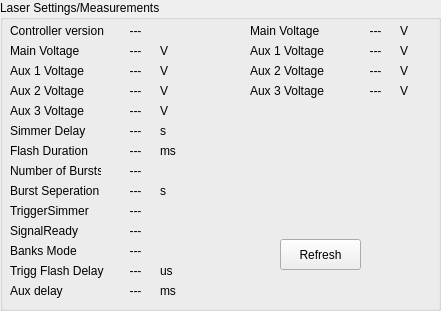
     <widget class="QGroupBox" name="LaserSettingsBox">
      <property name="geometry">
       <rect>
        <x>250</x>
        <y>20</y>
        <width>441</width>
        <height>311</height>
       </rect>
      </property>
      <property name="title">
       <string>Laser Settings/Measurements</string>
      </property>
      <property name="lineWidth" stdset="0">
       <number>2</number>
      </property>
      <widget class="QLabel" name="LStextlbl1">
       <property name="geometry">
        <rect>
         <x>10</x>
         <y>40</y>
         <width>150</width>
         <height>21</height>
        </rect>
       </property>
       <property name="text">
        <string>Main Voltage</string>
       </property>
       <property name="alignment">
        <set>Qt::AlignLeading|Qt::AlignLeft|Qt::AlignVCenter</set>
       </property>
       <property name="wordWrap">
        <bool>false</bool>
       </property>
      </widget>
      <widget class="QLabel" name="LStextlbl2">
       <property name="geometry">
        <rect>
         <x>10</x>
         <y>20</y>
         <width>150</width>
         <height>21</height>
        </rect>
       </property>
       <property name="text">
        <string>Controller version</string>
       </property>
       <property name="alignment">
        <set>Qt::AlignLeading|Qt::AlignLeft|Qt::AlignVCenter</set>
       </property>
       <property name="wordWrap">
        <bool>false</bool>
       </property>
      </widget>
      <widget class="QLabel" name="LStextlbl3">
       <property name="geometry">
        <rect>
         <x>10</x>
         <y>60</y>
         <width>150</width>
         <height>21</height>
        </rect>
       </property>
       <property name="text">
        <string>Aux 1 Voltage</string>
       </property>
       <property name="alignment">
        <set>Qt::AlignLeading|Qt::AlignLeft|Qt::AlignVCenter</set>
       </property>
       <property name="wordWrap">
        <bool>false</bool>
       </property>
      </widget>
      <widget class="QLabel" name="LStextlbl4">
       <property name="geometry">
        <rect>
         <x>10</x>
         <y>80</y>
         <width>150</width>
         <height>21</height>
        </rect>
       </property>
       <property name="text">
        <string>Aux 2 Voltage</string>
       </property>
       <property name="alignment">
        <set>Qt::AlignLeading|Qt::AlignLeft|Qt::AlignVCenter</set>
       </property>
       <property name="wordWrap">
        <bool>false</bool>
       </property>
      </widget>
      <widget class="QLabel" name="LStextlbl5">
       <property name="geometry">
        <rect>
         <x>10</x>
         <y>100</y>
         <width>150</width>
         <height>21</height>
        </rect>
       </property>
       <property name="text">
        <string>Aux 3 Voltage</string>
       </property>
       <property name="alignment">
        <set>Qt::AlignLeading|Qt::AlignLeft|Qt::AlignVCenter</set>
       </property>
       <property name="wordWrap">
        <bool>false</bool>
       </property>
      </widget>
      <widget class="QLabel" name="LSComAuxVoltage">
       <property name="geometry">
        <rect>
         <x>110</x>
         <y>20</y>
         <width>51</width>
         <height>21</height>
        </rect>
       </property>
       <property name="text">
        <string>---</string>
       </property>
       <property name="alignment">
        <set>Qt::AlignCenter</set>
       </property>
       <property name="wordWrap">
        <bool>false</bool>
       </property>
      </widget>
      <widget class="QLabel" name="LSAux1Voltage">
       <property name="geometry">
        <rect>
         <x>110</x>
         <y>60</y>
         <width>51</width>
         <height>21</height>
        </rect>
       </property>
       <property name="text">
        <string>---</string>
       </property>
       <property name="alignment">
        <set>Qt::AlignCenter</set>
       </property>
       <property name="wordWrap">
        <bool>false</bool>
       </property>
      </widget>
      <widget class="QLabel" name="LSAux2Voltage">
       <property name="geometry">
        <rect>
         <x>110</x>
         <y>80</y>
         <width>51</width>
         <height>21</height>
        </rect>
       </property>
       <property name="text">
        <string>---</string>
       </property>
       <property name="alignment">
        <set>Qt::AlignCenter</set>
       </property>
       <property name="wordWrap">
        <bool>false</bool>
       </property>
      </widget>
      <widget class="QLabel" name="LSAux3Voltage">
       <property name="geometry">
        <rect>
         <x>110</x>
         <y>100</y>
         <width>51</width>
         <height>21</height>
        </rect>
       </property>
       <property name="text">
        <string>---</string>
       </property>
       <property name="alignment">
        <set>Qt::AlignCenter</set>
       </property>
       <property name="wordWrap">
        <bool>false</bool>
       </property>
      </widget>
      <widget class="QLabel" name="LStextlbl16_2">
       <property name="geometry">
        <rect>
         <x>10</x>
         <y>260</y>
         <width>110</width>
         <height>21</height>
        </rect>
       </property>
       <property name="text">
        <string>Trigg Flash Delay</string>
       </property>
       <property name="alignment">
        <set>Qt::AlignLeading|Qt::AlignLeft|Qt::AlignVCenter</set>
       </property>
       <property name="wordWrap">
        <bool>false</bool>
       </property>
      </widget>
      <widget class="QLabel" name="LSDelayTrigFlash">
       <property name="geometry">
        <rect>
         <x>110</x>
         <y>260</y>
         <width>51</width>
         <height>21</height>
        </rect>
       </property>
       <property name="text">
        <string>---</string>
       </property>
       <property name="alignment">
        <set>Qt::AlignCenter</set>
       </property>
       <property name="wordWrap">
        <bool>false</bool>
       </property>
      </widget>
      <widget class="QLabel" name="textLabel1_2">
       <property name="geometry">
        <rect>
         <x>160</x>
         <y>260</y>
         <width>30</width>
         <height>21</height>
        </rect>
       </property>
       <property name="text">
        <string>us</string>
       </property>
       <property name="alignment">
        <set>Qt::AlignLeading|Qt::AlignLeft|Qt::AlignVCenter</set>
       </property>
       <property name="wordWrap">
        <bool>false</bool>
       </property>
      </widget>
      <widget class="QLabel" name="LSMainVoltage">
       <property name="geometry">
        <rect>
         <x>110</x>
         <y>40</y>
         <width>51</width>
         <height>21</height>
        </rect>
       </property>
       <property name="text">
        <string>---</string>
       </property>
       <property name="alignment">
        <set>Qt::AlignCenter</set>
       </property>
       <property name="wordWrap">
        <bool>false</bool>
       </property>
      </widget>
      <widget class="QLabel" name="LaserPStextlbl6_6">
       <property name="geometry">
        <rect>
         <x>160</x>
         <y>60</y>
         <width>21</width>
         <height>21</height>
        </rect>
       </property>
       <property name="text">
        <string>V</string>
       </property>
       <property name="wordWrap">
        <bool>false</bool>
       </property>
      </widget>
      <widget class="QLabel" name="LaserPStextlbl6_7">
       <property name="geometry">
        <rect>
         <x>160</x>
         <y>40</y>
         <width>21</width>
         <height>21</height>
        </rect>
       </property>
       <property name="text">
        <string>V</string>
       </property>
       <property name="wordWrap">
        <bool>false</bool>
       </property>
      </widget>
      <widget class="QLabel" name="LaserPStextlbl6_8">
       <property name="geometry">
        <rect>
         <x>160</x>
         <y>80</y>
         <width>21</width>
         <height>21</height>
        </rect>
       </property>
       <property name="text">
        <string>V</string>
       </property>
       <property name="wordWrap">
        <bool>false</bool>
       </property>
      </widget>
      <widget class="QLabel" name="LaserPStextlbl6_9">
       <property name="geometry">
        <rect>
         <x>160</x>
         <y>100</y>
         <width>21</width>
         <height>21</height>
        </rect>
       </property>
       <property name="text">
        <string>V</string>
       </property>
       <property name="wordWrap">
        <bool>false</bool>
       </property>
      </widget>
      <widget class="QLabel" name="LStextlbl16_2_3_2">
       <property name="geometry">
        <rect>
         <x>10</x>
         <y>220</y>
         <width>110</width>
         <height>21</height>
        </rect>
       </property>
       <property name="text">
        <string>SignalReady</string>
       </property>
       <property name="alignment">
        <set>Qt::AlignLeading|Qt::AlignLeft|Qt::AlignVCenter</set>
       </property>
       <property name="wordWrap">
        <bool>false</bool>
       </property>
      </widget>
      <widget class="QLabel" name="LMBurstSeperation">
       <property name="geometry">
        <rect>
         <x>110</x>
         <y>180</y>
         <width>51</width>
         <height>21</height>
        </rect>
       </property>
       <property name="text">
        <string>---</string>
       </property>
       <property name="alignment">
        <set>Qt::AlignCenter</set>
       </property>
       <property name="wordWrap">
        <bool>false</bool>
       </property>
      </widget>
      <widget class="QLabel" name="LMNburst">
       <property name="geometry">
        <rect>
         <x>110</x>
         <y>160</y>
         <width>51</width>
         <height>21</height>
        </rect>
       </property>
       <property name="text">
        <string>---</string>
       </property>
       <property name="alignment">
        <set>Qt::AlignCenter</set>
       </property>
       <property name="wordWrap">
        <bool>false</bool>
       </property>
      </widget>
      <widget class="QLabel" name="LStextlbl7_2">
       <property name="geometry">
        <rect>
         <x>10</x>
         <y>140</y>
         <width>91</width>
         <height>21</height>
        </rect>
       </property>
       <property name="text">
        <string>Flash Duration</string>
       </property>
       <property name="alignment">
        <set>Qt::AlignLeading|Qt::AlignLeft|Qt::AlignVCenter</set>
       </property>
       <property name="wordWrap">
        <bool>false</bool>
       </property>
      </widget>
      <widget class="QLabel" name="LMSignalReady">
       <property name="geometry">
        <rect>
         <x>110</x>
         <y>220</y>
         <width>51</width>
         <height>21</height>
        </rect>
       </property>
       <property name="text">
        <string>---</string>
       </property>
       <property name="alignment">
        <set>Qt::AlignCenter</set>
       </property>
       <property name="wordWrap">
        <bool>false</bool>
       </property>
      </widget>
      <widget class="QLabel" name="LMSimmerDelay">
       <property name="geometry">
        <rect>
         <x>110</x>
         <y>120</y>
         <width>51</width>
         <height>21</height>
        </rect>
       </property>
       <property name="text">
        <string>---</string>
       </property>
       <property name="alignment">
        <set>Qt::AlignCenter</set>
       </property>
       <property name="wordWrap">
        <bool>false</bool>
       </property>
      </widget>
      <widget class="QLabel" name="LStextlbl16_2_3">
       <property name="geometry">
        <rect>
         <x>10</x>
         <y>200</y>
         <width>110</width>
         <height>21</height>
        </rect>
       </property>
       <property name="text">
        <string>TriggerSimmer</string>
       </property>
       <property name="alignment">
        <set>Qt::AlignLeading|Qt::AlignLeft|Qt::AlignVCenter</set>
       </property>
       <property name="wordWrap">
        <bool>false</bool>
       </property>
      </widget>
      <widget class="QLabel" name="LMBurstDuration">
       <property name="geometry">
        <rect>
         <x>110</x>
         <y>140</y>
         <width>51</width>
         <height>21</height>
        </rect>
       </property>
       <property name="text">
        <string>---</string>
       </property>
       <property name="alignment">
        <set>Qt::AlignCenter</set>
       </property>
       <property name="wordWrap">
        <bool>false</bool>
       </property>
      </widget>
      <widget class="QLabel" name="LMTriggerSimmer">
       <property name="geometry">
        <rect>
         <x>110</x>
         <y>200</y>
         <width>51</width>
         <height>21</height>
        </rect>
       </property>
       <property name="text">
        <string>---</string>
       </property>
       <property name="alignment">
        <set>Qt::AlignCenter</set>
       </property>
       <property name="wordWrap">
        <bool>false</bool>
       </property>
      </widget>
      <widget class="QLabel" name="LStextlbl16_2_3_3">
       <property name="geometry">
        <rect>
         <x>10</x>
         <y>240</y>
         <width>110</width>
         <height>21</height>
        </rect>
       </property>
       <property name="text">
        <string>Banks Mode</string>
       </property>
       <property name="alignment">
        <set>Qt::AlignLeading|Qt::AlignLeft|Qt::AlignVCenter</set>
       </property>
       <property name="wordWrap">
        <bool>false</bool>
       </property>
      </widget>
      <widget class="QLabel" name="LMModeBanks">
       <property name="geometry">
        <rect>
         <x>110</x>
         <y>240</y>
         <width>51</width>
         <height>21</height>
        </rect>
       </property>
       <property name="text">
        <string>---</string>
       </property>
       <property name="alignment">
        <set>Qt::AlignCenter</set>
       </property>
       <property name="wordWrap">
        <bool>false</bool>
       </property>
      </widget>
      <widget class="QLabel" name="textLabel1_3_3">
       <property name="geometry">
        <rect>
         <x>160</x>
         <y>180</y>
         <width>20</width>
         <height>21</height>
        </rect>
       </property>
       <property name="text">
        <string>s</string>
       </property>
       <property name="alignment">
        <set>Qt::AlignLeading|Qt::AlignLeft|Qt::AlignVCenter</set>
       </property>
       <property name="wordWrap">
        <bool>false</bool>
       </property>
      </widget>
      <widget class="QLabel" name="textLabel1_3_2_2">
       <property name="geometry">
        <rect>
         <x>160</x>
         <y>120</y>
         <width>20</width>
         <height>21</height>
        </rect>
       </property>
       <property name="text">
        <string>s</string>
       </property>
       <property name="alignment">
        <set>Qt::AlignLeading|Qt::AlignLeft|Qt::AlignVCenter</set>
       </property>
       <property name="wordWrap">
        <bool>false</bool>
       </property>
      </widget>
      <widget class="QLabel" name="LStextlbl12_2">
       <property name="geometry">
        <rect>
         <x>10</x>
         <y>180</y>
         <width>101</width>
         <height>21</height>
        </rect>
       </property>
       <property name="text">
        <string>Burst Seperation</string>
       </property>
       <property name="alignment">
        <set>Qt::AlignLeading|Qt::AlignLeft|Qt::AlignVCenter</set>
       </property>
       <property name="wordWrap">
        <bool>false</bool>
       </property>
      </widget>
      <widget class="QLabel" name="textLabel1_4">
       <property name="geometry">
        <rect>
         <x>160</x>
         <y>140</y>
         <width>30</width>
         <height>21</height>
        </rect>
       </property>
       <property name="text">
        <string>ms</string>
       </property>
       <property name="alignment">
        <set>Qt::AlignLeading|Qt::AlignLeft|Qt::AlignVCenter</set>
       </property>
       <property name="wordWrap">
        <bool>false</bool>
       </property>
      </widget>
      <widget class="QLabel" name="LStextlbl6_2">
       <property name="geometry">
        <rect>
         <x>10</x>
         <y>160</y>
         <width>91</width>
         <height>21</height>
        </rect>
       </property>
       <property name="text">
        <string>Number of Bursts</string>
       </property>
       <property name="alignment">
        <set>Qt::AlignLeading|Qt::AlignLeft|Qt::AlignVCenter</set>
       </property>
       <property name="wordWrap">
        <bool>false</bool>
       </property>
      </widget>
      <widget class="QLabel" name="LStextlbl10_2">
       <property name="geometry">
        <rect>
         <x>10</x>
         <y>120</y>
         <width>91</width>
         <height>21</height>
        </rect>
       </property>
       <property name="text">
        <string>Simmer Delay</string>
       </property>
       <property name="alignment">
        <set>Qt::AlignLeading|Qt::AlignLeft|Qt::AlignVCenter</set>
       </property>
       <property name="wordWrap">
        <bool>false</bool>
       </property>
      </widget>
      <widget class="QLabel" name="textLabelBu3_2_2_3_5_2">
       <property name="geometry">
        <rect>
         <x>160</x>
         <y>280</y>
         <width>41</width>
         <height>21</height>
        </rect>
       </property>
       <property name="text">
        <string>ms</string>
       </property>
       <property name="alignment">
        <set>Qt::AlignLeading|Qt::AlignLeft|Qt::AlignVCenter</set>
       </property>
       <property name="wordWrap">
        <bool>false</bool>
       </property>
      </widget>
      <widget class="QLabel" name="LMAuxDelay">
       <property name="geometry">
        <rect>
         <x>110</x>
         <y>280</y>
         <width>51</width>
         <height>21</height>
        </rect>
       </property>
       <property name="text">
        <string>---</string>
       </property>
       <property name="alignment">
        <set>Qt::AlignCenter</set>
       </property>
       <property name="wordWrap">
        <bool>false</bool>
       </property>
      </widget>
      <widget class="QLabel" name="LStextlbl16_3">
       <property name="geometry">
        <rect>
         <x>10</x>
         <y>280</y>
         <width>100</width>
         <height>21</height>
        </rect>
       </property>
       <property name="text">
        <string>Aux delay</string>
       </property>
       <property name="alignment">
        <set>Qt::AlignLeading|Qt::AlignLeft|Qt::AlignVCenter</set>
       </property>
       <property name="wordWrap">
        <bool>false</bool>
       </property>
      </widget>
      <widget class="QPushButton" name="pushButtonLaserRefresh">
       <property name="geometry">
        <rect>
         <x>280</x>
         <y>239</y>
         <width>81</width>
         <height>31</height>
        </rect>
       </property>
       <property name="text">
        <string>Refresh</string>
       </property>
      </widget>
      <widget class="QLabel" name="LStextlbl1_2">
       <property name="geometry">
        <rect>
         <x>250</x>
         <y>20</y>
         <width>91</width>
         <height>21</height>
        </rect>
       </property>
       <property name="text">
        <string>Main Voltage</string>
       </property>
       <property name="alignment">
        <set>Qt::AlignLeading|Qt::AlignLeft|Qt::AlignVCenter</set>
       </property>
       <property name="wordWrap">
        <bool>false</bool>
       </property>
      </widget>
      <widget class="QLabel" name="LMMainVoltage">
       <property name="geometry">
        <rect>
         <x>350</x>
         <y>20</y>
         <width>51</width>
         <height>21</height>
        </rect>
       </property>
       <property name="text">
        <string>---</string>
       </property>
       <property name="alignment">
        <set>Qt::AlignCenter</set>
       </property>
       <property name="wordWrap">
        <bool>false</bool>
       </property>
      </widget>
      <widget class="QLabel" name="LMAux2Voltage">
       <property name="geometry">
        <rect>
         <x>350</x>
         <y>60</y>
         <width>51</width>
         <height>21</height>
        </rect>
       </property>
       <property name="text">
        <string>---</string>
       </property>
       <property name="alignment">
        <set>Qt::AlignCenter</set>
       </property>
       <property name="wordWrap">
        <bool>false</bool>
       </property>
      </widget>
      <widget class="QLabel" name="LaserPStextlbl6_11">
       <property name="geometry">
        <rect>
         <x>400</x>
         <y>40</y>
         <width>21</width>
         <height>21</height>
        </rect>
       </property>
       <property name="text">
        <string>V</string>
       </property>
       <property name="wordWrap">
        <bool>false</bool>
       </property>
      </widget>
      <widget class="QLabel" name="LMAux3Voltage">
       <property name="geometry">
        <rect>
         <x>350</x>
         <y>80</y>
         <width>51</width>
         <height>21</height>
        </rect>
       </property>
       <property name="text">
        <string>---</string>
       </property>
       <property name="alignment">
        <set>Qt::AlignCenter</set>
       </property>
       <property name="wordWrap">
        <bool>false</bool>
       </property>
      </widget>
      <widget class="QLabel" name="LMAux1Voltage">
       <property name="geometry">
        <rect>
         <x>350</x>
         <y>40</y>
         <width>51</width>
         <height>21</height>
        </rect>
       </property>
       <property name="text">
        <string>---</string>
       </property>
       <property name="alignment">
        <set>Qt::AlignCenter</set>
       </property>
       <property name="wordWrap">
        <bool>false</bool>
       </property>
      </widget>
      <widget class="QLabel" name="LaserPStextlbl6_13">
       <property name="geometry">
        <rect>
         <x>400</x>
         <y>60</y>
         <width>21</width>
         <height>21</height>
        </rect>
       </property>
       <property name="text">
        <string>V</string>
       </property>
       <property name="wordWrap">
        <bool>false</bool>
       </property>
      </widget>
      <widget class="QLabel" name="LStextlbl4_2">
       <property name="geometry">
        <rect>
         <x>250</x>
         <y>60</y>
         <width>101</width>
         <height>21</height>
        </rect>
       </property>
       <property name="text">
        <string>Aux 2 Voltage</string>
       </property>
       <property name="alignment">
        <set>Qt::AlignLeading|Qt::AlignLeft|Qt::AlignVCenter</set>
       </property>
       <property name="wordWrap">
        <bool>false</bool>
       </property>
      </widget>
      <widget class="QLabel" name="LStextlbl3_2">
       <property name="geometry">
        <rect>
         <x>250</x>
         <y>40</y>
         <width>91</width>
         <height>21</height>
        </rect>
       </property>
       <property name="text">
        <string>Aux 1 Voltage</string>
       </property>
       <property name="alignment">
        <set>Qt::AlignLeading|Qt::AlignLeft|Qt::AlignVCenter</set>
       </property>
       <property name="wordWrap">
        <bool>false</bool>
       </property>
      </widget>
      <widget class="QLabel" name="LaserPStextlbl6_10">
       <property name="geometry">
        <rect>
         <x>400</x>
         <y>80</y>
         <width>21</width>
         <height>21</height>
        </rect>
       </property>
       <property name="text">
        <string>V</string>
       </property>
       <property name="wordWrap">
        <bool>false</bool>
       </property>
      </widget>
      <widget class="QLabel" name="LStextlbl5_2">
       <property name="geometry">
        <rect>
         <x>250</x>
         <y>80</y>
         <width>91</width>
         <height>21</height>
        </rect>
       </property>
       <property name="text">
        <string>Aux 3 Voltage</string>
       </property>
       <property name="alignment">
        <set>Qt::AlignLeading|Qt::AlignLeft|Qt::AlignVCenter</set>
       </property>
       <property name="wordWrap">
        <bool>false</bool>
       </property>
      </widget>
      <widget class="QLabel" name="LaserPStextlbl6_12">
       <property name="geometry">
        <rect>
         <x>400</x>
         <y>20</y>
         <width>21</width>
         <height>21</height>
        </rect>
       </property>
       <property name="text">
        <string>V</string>
       </property>
       <property name="wordWrap">
        <bool>false</bool>
       </property>
      </widget>
     </widget>
